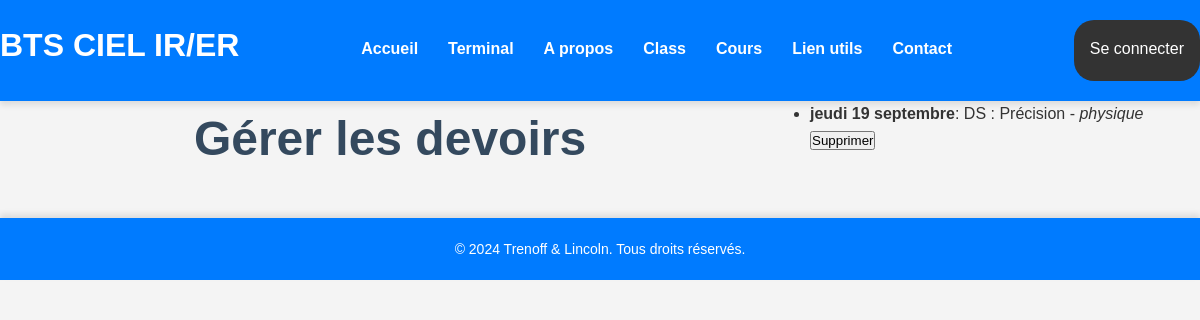
The page /admin/all_homework on the database as committed earlier.
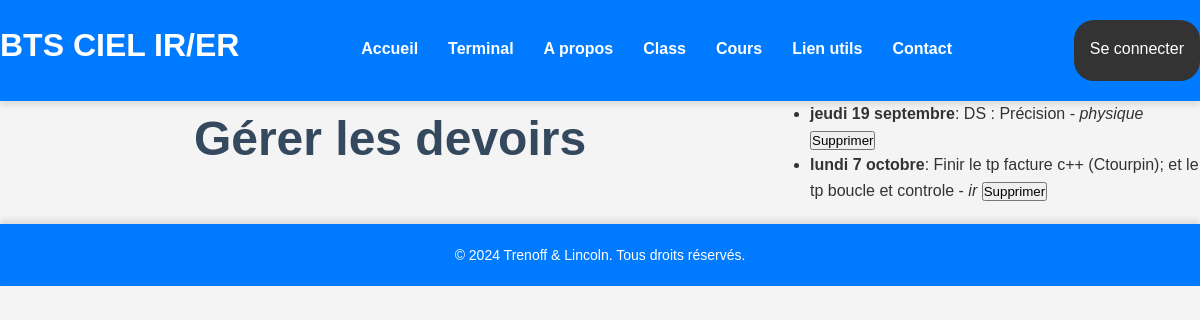
The same page on the database as committed later.
### webapp/py/config/model.py (models this page shows, shortened)
class Homework(db.Model):
    id = db.Column(db.Integer, primary_key=True)
    date = db.Column(db.Date, nullable=False)
    text = db.Column(db.String(255), nullable=False)
    matiere = db.Column(db.String(50), nullable=False)  # Champ de matière

### webapp/admin.py (the view)
@administrator.route('/admin/all_homework')
def all_homework():
    homeworks = Homework.query.all()
    return render_template('all_homework.html', homeworks=homeworks)

### webapp/app.py (called while the page is built)
@app.context_processor
def inject_functions():
    return dict(what_day_month=what_day_month)

### webapp/py/day.py (called while the page is built)
def what_day_month(date):
    day_of_week = DAYS[date.weekday()]  # Récupère le jour de la semaine
    month = MONTHS[date.month - 1]  # Récupère le mois
    return f'{day_of_week} {date.day} {month}'

### webapp/templates/admin/all_homework.html
{% extends "base.html" %}
{% block content %}
<link rel="stylesheet" href="{{ url_for('static', filename='index_style.css') }}">
<h1>Gérer les devoirs</h1>
<ul>
    {% if homeworks %}
        {% for homework in homeworks %}
            <li>
                <strong>{{ what_day_month(homework.date) }}</strong>: {{ homework.text }} - <em>{{ homework.matiere }}</em>
                <form action="{{ url_for('admin.delete_homework', id=homework.id) }}" method="POST" style="display:inline;">
                    <button type="submit" class="delete-button">Supprimer</button>
                </form>
            </li>
        {% endfor %}
    {% else %}
        <li>Aucun devoir disponible.</li>
    {% endif %}
</ul>
{% endblock %}

Rows that differ between the two databases and show on the page:
added Homework: date "lundi 7 octobre", text "Finir le tp facture c++ (Ctourpin); et le tp boucle et controle", matiere "ir"
